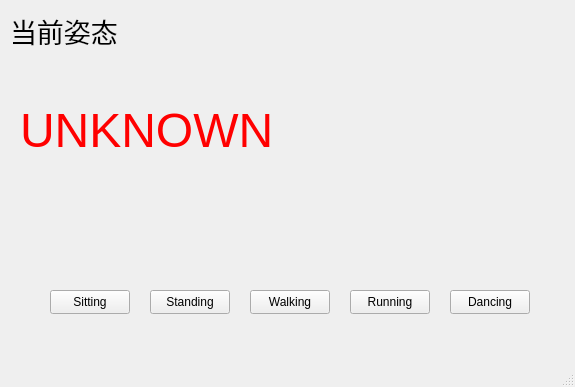
<?xml version="1.0" encoding="UTF-8"?>
<ui version="4.0">
 <class>MainWindow</class>
 <widget class="QMainWindow" name="MainWindow">
  <property name="geometry">
   <rect>
    <x>0</x>
    <y>0</y>
    <width>575</width>
    <height>387</height>
   </rect>
  </property>
  <property name="windowTitle">
   <string>人体姿态识别器</string>
  </property>
  <widget class="QWidget" name="centralwidget">
   <widget class="QLabel" name="label">
    <property name="geometry">
     <rect>
      <x>10</x>
      <y>0</y>
      <width>161</width>
      <height>61</height>
     </rect>
    </property>
    <property name="font">
     <font>
      <pointsize>20</pointsize>
     </font>
    </property>
    <property name="text">
     <string>当前姿态</string>
    </property>
   </widget>
   <widget class="QLabel" name="showLabel">
    <property name="geometry">
     <rect>
      <x>20</x>
      <y>60</y>
      <width>541</width>
      <height>141</height>
     </rect>
    </property>
    <property name="font">
     <font>
      <pointsize>36</pointsize>
     </font>
    </property>
    <property name="layoutDirection">
     <enum>Qt::LeftToRight</enum>
    </property>
    <property name="styleSheet">
     <string notr="true">color: rgb(255, 0, 0);</string>
    </property>
    <property name="text">
     <string>UNKNOWN</string>
    </property>
   </widget>
   <widget class="QPushButton" name="pushButton_1">
    <property name="geometry">
     <rect>
      <x>50</x>
      <y>290</y>
      <width>80</width>
      <height>24</height>
     </rect>
    </property>
    <property name="text">
     <string>Sitting</string>
    </property>
   </widget>
   <widget class="QPushButton" name="pushButton_2">
    <property name="geometry">
     <rect>
      <x>150</x>
      <y>290</y>
      <width>80</width>
      <height>24</height>
     </rect>
    </property>
    <property name="text">
     <string>Standing</string>
    </property>
   </widget>
   <widget class="QPushButton" name="pushButton_3">
    <property name="geometry">
     <rect>
      <x>250</x>
      <y>290</y>
      <width>80</width>
      <height>24</height>
     </rect>
    </property>
    <property name="text">
     <string>Walking</string>
    </property>
   </widget>
   <widget class="QPushButton" name="pushButton_4">
    <property name="geometry">
     <rect>
      <x>350</x>
      <y>290</y>
      <width>80</width>
      <height>24</height>
     </rect>
    </property>
    <property name="text">
     <string>Running</string>
    </property>
   </widget>
   <widget class="QPushButton" name="pushButton_5">
    <property name="geometry">
     <rect>
      <x>450</x>
      <y>290</y>
      <width>80</width>
      <height>24</height>
     </rect>
    </property>
    <property name="text">
     <string>Dancing</string>
    </property>
   </widget>
  </widget>
  <widget class="QMenuBar" name="menubar">
   <property name="geometry">
    <rect>
     <x>0</x>
     <y>0</y>
     <width>575</width>
     <height>21</height>
    </rect>
   </property>
  </widget>
  <widget class="QStatusBar" name="statusbar"/>
 </widget>
 <resources/>
 <connections/>
</ui>
